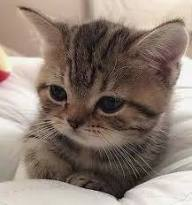
#> input picture Task5(OpenCV)/kitty.jpeg, 192 x 205 px, found by its file name
$ jupyter execute 'Simple thresholding.ipynb'
#> lines starting #> are read from the running program, lines starting #| are printed output that depends on the picture; after the words box and inside, x2 and y2 are one past the last pixel; in counts of white or black regions, pixels touching at a corner belong together
[cell 1]
import cv2
import numpy as np
import matplotlib.pyplot as plt

image = cv2.imread('D:\open CV\kitty.jpeg')
#> image is the input picture: shape (205, 192, 3); mean B, G, R 115.7, 125.9, 141.4
gray_image = cv2.cvtColor(image, cv2.COLOR_BGR2GRAY)
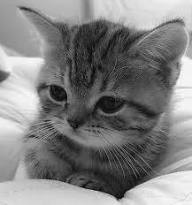
#> gray_image: shape (205, 192); min 3, max 251, mean 129.4

[cell 2]
def show_image(img, title):
    plt.imshow(img, cmap='gray')
    plt.title(title)
    plt.axis('off')
    plt.show()

[cell 3]
show_image(gray_image, 'Original Grayscale Image')

[cell 4]
_, thresh_binary = cv2.threshold(gray_image, 120, 255, cv2.THRESH_BINARY)
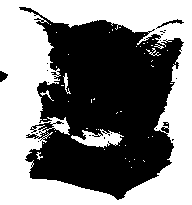
#> thresh_binary: shape (205, 192); 50.4% white; 20 black regions (17 under 20 px), largest, box (x1, y1, x2, y2) and area: (19, 7, 184, 200) 19366, (156, 19, 184, 29) 65, (0, 71, 8, 82) 58
show_image(thresh_binary, 'Binary Threshold ')

[cell 5]
_, thresh_binary_inv = cv2.threshold(
    gray_image, 120, 255, cv2.THRESH_BINARY_INV)
show_image(thresh_binary_inv, 'Binary Threshold Inverted ')

[cell 6]
_, thresh_trunc = cv2.threshold(gray_image, 120, 255, cv2.THRESH_TRUNC)
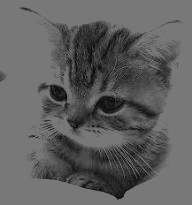
#> thresh_trunc: shape (205, 192); min 3, max 120, mean 96.2
show_image(thresh_trunc, 'Truncated Threshold')

[cell 7]
_, thresh_tozero = cv2.threshold(gray_image, 120, 255, cv2.THRESH_TOZERO)
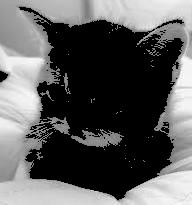
#> thresh_tozero: shape (205, 192); min 0, max 251, mean 93.6
show_image(thresh_tozero, 'Set to 0 ')

[cell 8]
_, thresh_tozero_inv = cv2.threshold(
    gray_image, 120, 255, cv2.THRESH_TOZERO_INV)
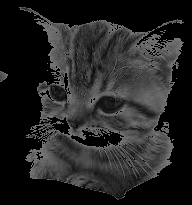
#> thresh_tozero_inv: shape (205, 192); min 0, max 120, mean 35.8
show_image(thresh_tozero_inv, 'Set to 0 Inverted')

$ run again, with Task5(OpenCV)/cat.jpg copied over Task5(OpenCV)/kitty.jpeg
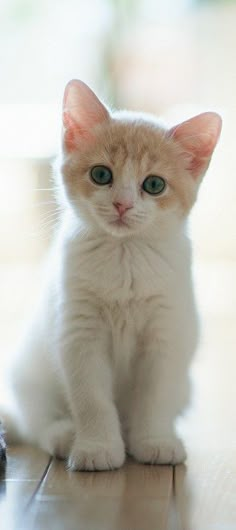
#> input picture Task5(OpenCV)/cat.jpg, 236 x 530 px, found by its file name
#> image is the input picture: shape (530, 236, 3); mean B, G, R 177, 186.2, 189.5
#> `_, thresh_binary = cv2.threshold(gray_image, 120, 255, cv2.THRESH_BINA..`:
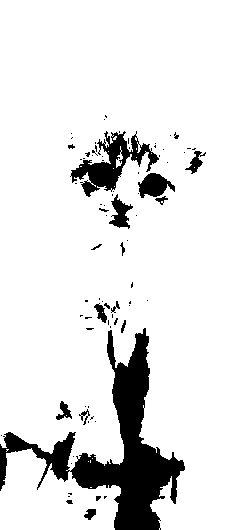
#> thresh_binary: shape (530, 236); 89% white; 80 black regions (64 under 20 px), largest, box (x1, y1, x2, y2) and area: (0, 328, 185, 530) 9706, (70, 131, 159, 197) 2046, (138, 173, 175, 198) 565
#> `_, thresh_tozero_inv = cv2.threshold( gray_image, 120, 255, cv2.THRESH..`:
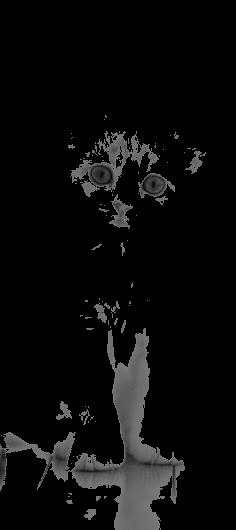
#> thresh_tozero_inv: shape (530, 236); min 0, max 120, mean 11.1

$ run again, with Task5(OpenCV)/pyramid.jpg copied over Task5(OpenCV)/kitty.jpeg
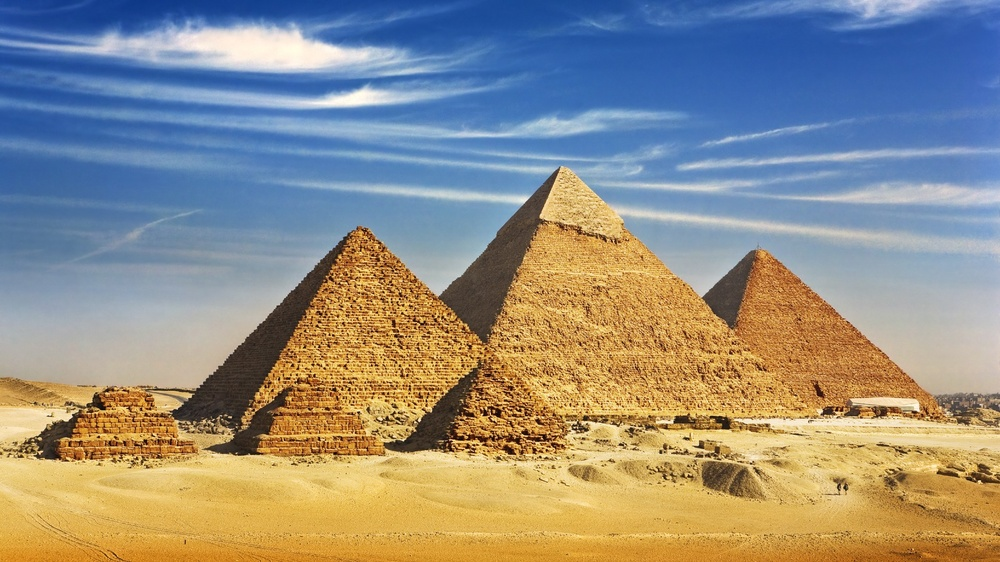
#> input picture Task5(OpenCV)/pyramid.jpg, 1000 x 562 px, shrunk from 1920 x 1080 before the run, found by its file name
#> image is the input picture: shape (562, 1000, 3); mean B, G, R 133.1, 143.2, 146.7
#> `_, thresh_binary = cv2.threshold(gray_image, 120, 255, cv2.THRESH_BINA..`:
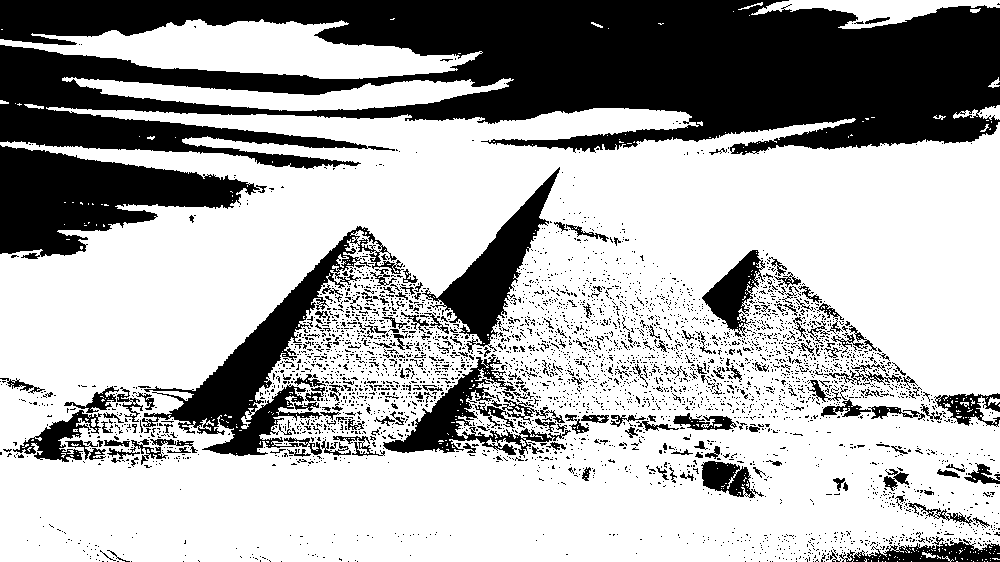
#> thresh_binary: shape (562, 1000); 67.9% white; 4041 black regions (3829 under 20 px), largest, box (x1, y1, x2, y2) and area: (0, 0, 1000, 169) 107048, (0, 145, 267, 259) 15510, (142, 226, 404, 456) 12147
#> `_, thresh_tozero_inv = cv2.threshold( gray_image, 120, 255, cv2.THRESH..`:
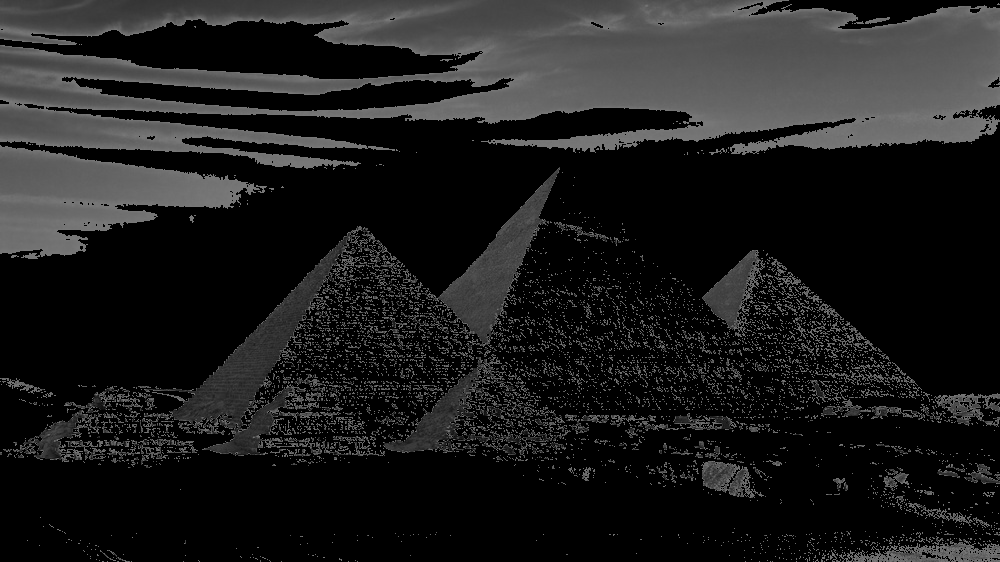
#> thresh_tozero_inv: shape (562, 1000); min 0, max 120, mean 29
